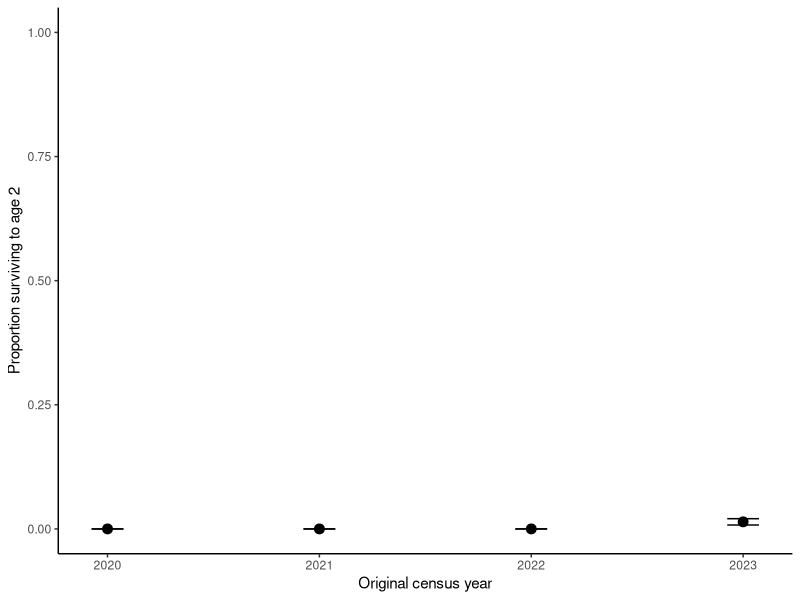
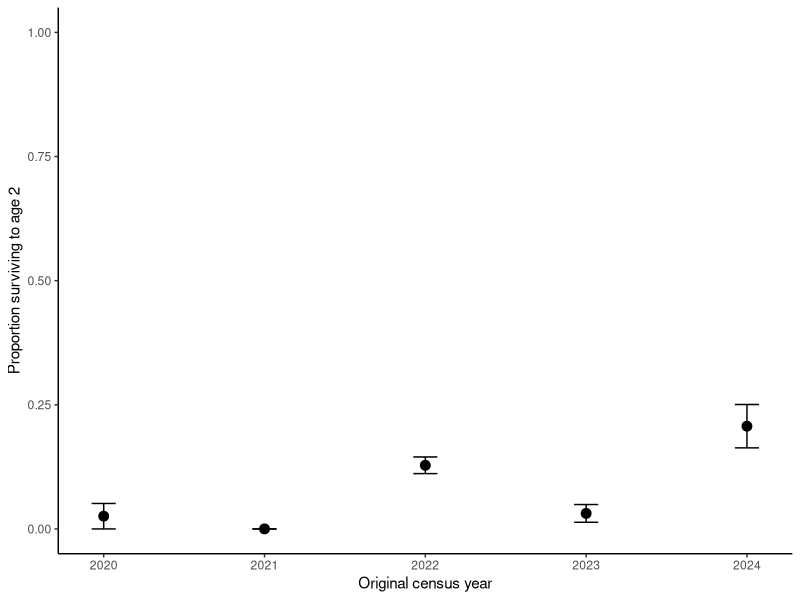
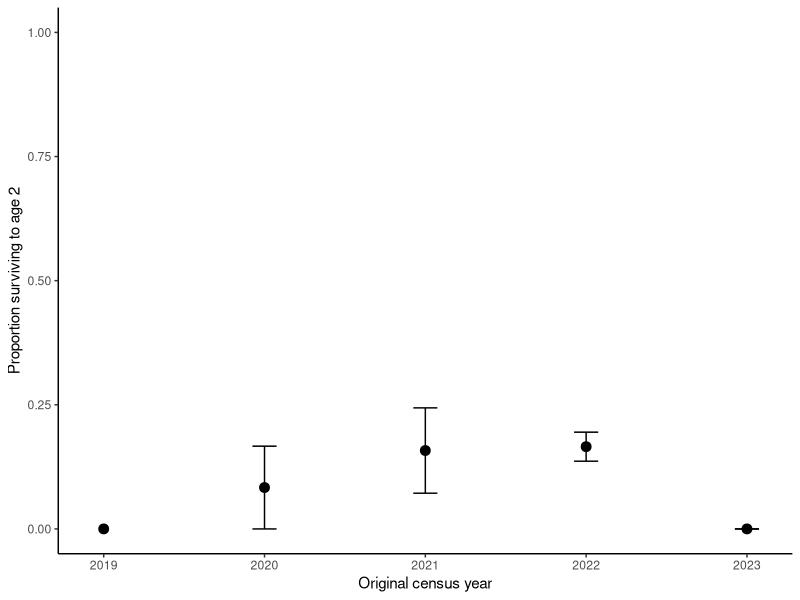
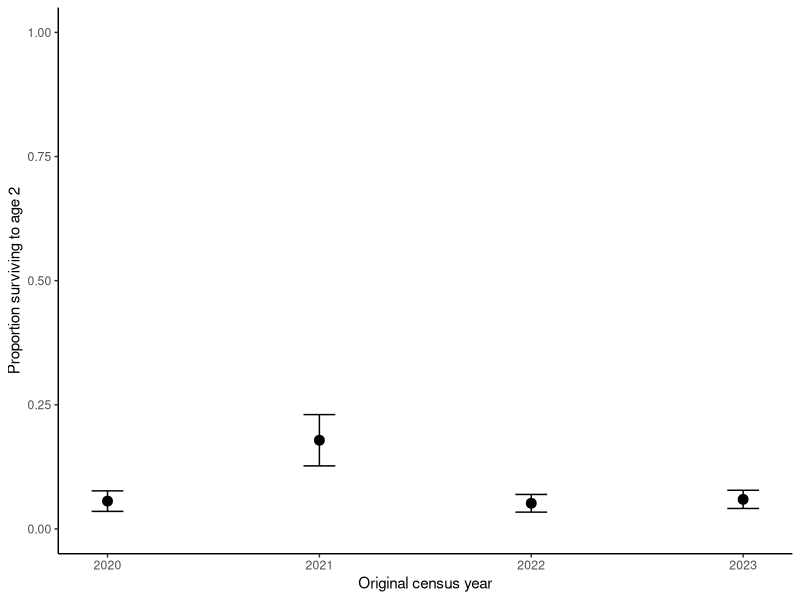
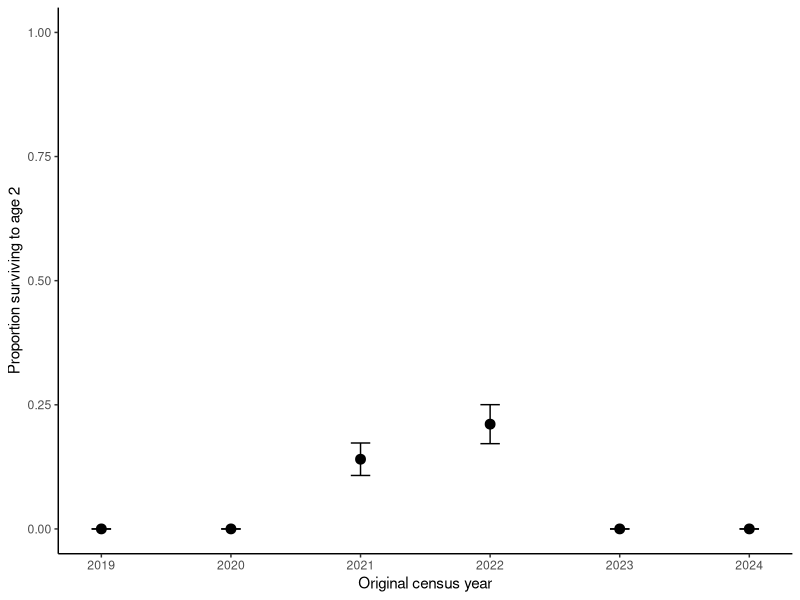
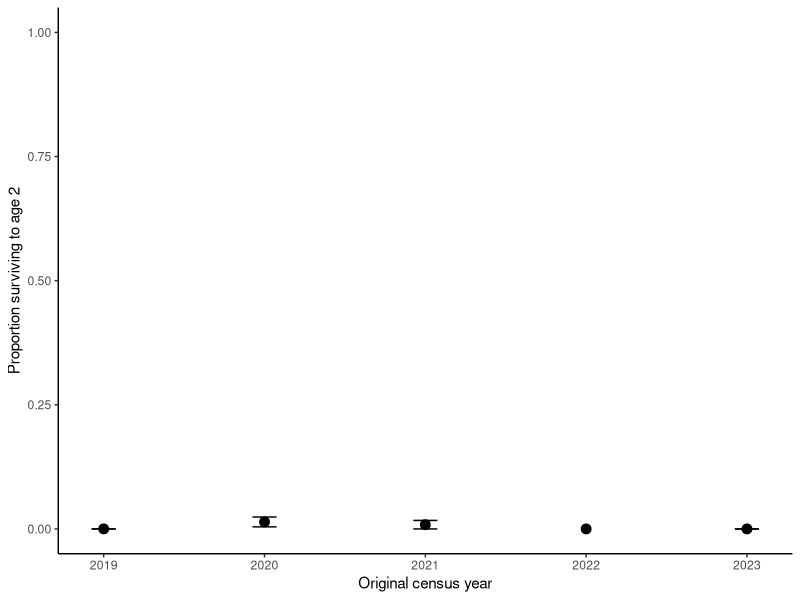

Here is the R script that generated these plots, in order:
## ---- chunk 1
knitr::opts_chunk$set(echo = TRUE)
## ---- chunk 2
library(dplyr)
library(tidyverse)
library(ggplot2)
library(lubridate)
## ---- chunk 3
WL1_all <- read_csv("../input/Cleaned/WL1_cleaned.csv") %>%
  select(-'...1') 

WL1_24 <- WL1_all %>%
  filter(Census_year == 2024) %>%
  mutate(plant_id = paste(Site, Band_color, Band_num, sep = "_"),
         alive = as.integer(!is.na(Phenology) & Phenology != "X"))
  

WL1_23 <- WL1_all %>%
  filter(Census_year == 2023) %>%
  mutate(plant_id = paste(Site, Band_color, Band_num, sep = "_"),
         alive = as.integer(!is.na(Phenology) & Phenology != "X"))
## ---- chunk 4
WL1_23_24_survival <- WL1_23 %>%
  left_join(WL1_24 %>% select(plant_id, alive_2024 = alive, Phenology_2024 = Phenology), by = "plant_id") %>%
  mutate(alive_2024 = if_else(is.na(alive_2024), FALSE, alive_2024),
         survived_23_24 = alive & alive_2024)
## ---- chunk 5
WL1_survival <- WL1_all %>%
 filter(!is.na(Band_color), !is.na(Band_num)) %>% #only include individuals with a band num and color
  mutate(plant_id = paste(Site, Transect_plot, Quad, Band_color, Band_num, sep = "_"), #create a unique ID for each individual
         alive = as.integer(!is.na(Phenology) & Phenology != "X")) %>% #add a column for binary alive = 1 or dead = 0
  arrange(plant_id, Census_year) %>% #arrange individuals by census year
  group_by(plant_id) %>%
  mutate(age = row_number(), #add an age - so the first row with the unique plant id will be 1 and ever followign row would increase age by 1
         next_year = Census_year + 1, #add next year column
         alive_next_year = lead(alive), #check alive column from the following year
         survived_to_next = as.integer(next_year == Census_year + 1 & alive == 1 & alive_next_year == 1)) %>% #1 if alive = 1 in census year and alive in census year + 1
  ungroup()

#This seems to work
#alive_next_year seems to be NA if the plant was not relocated in the following year or if the plant died in the current census year
## ---- chunk 6
WL2_16_23 <- read_csv("../input/Cleaned/WL2_cleaned_16_23.csv")
WL2_24 <- read_csv("../input/Cleaned/WL2_cleaned_24.csv")
WL2_all <- bind_rows(WL2_16_23, WL2_24  %>% mutate(Quad = as.character(Quad), Num_flowers = as.character(Num_flowers)))
## ---- chunk 7
WL2_survival <- WL2_all %>%
 filter(!is.na(Band_color), !is.na(Band_num)) %>%
  mutate(plant_id = paste(Site, Transect_plot, Quad, Band_color, Band_num, sep = "_"),
         alive = as.integer(!is.na(Phenology) & Phenology != "X")) %>%
  arrange(plant_id, Census_year) %>%
  group_by(plant_id) %>%
  mutate(age = row_number(),
         next_year = Census_year + 1,
         alive_next_year = lead(alive),
         survived_to_next = as.integer(next_year == Census_year + 1 & alive == 1 & alive_next_year == 1)) %>%
  ungroup()

#Noticed some individuals have a 0 for survived to next year = 0 for 2025, unsure why these are getting assigned a 0 and not NA
## ---- chunk 8
WL3_all <- read_csv("..//input/Cleaned/WL3_cleaned_all.csv")

WL3_survival <- WL3_all %>%
 filter(!is.na(Band_color), !is.na(Band_num)) %>%
  mutate(plant_id = paste(Site, Transect_plot, Quad, Band_color, Band_num, sep = "_"),
         alive = as.integer(!is.na(Phenology) & Phenology != "X")) %>%
  arrange(plant_id, Census_year) %>%
  group_by(plant_id) %>%
mutate(age = row_number(),
       next_year = Census_year + 1,
       alive_next_year = lead(alive),
         survived_to_next = as.integer(next_year == Census_year + 1 & alive == 1 & alive_next_year == 1)) %>%
  ungroup()
## ---- chunk 9
BH_all <- read_csv("../input/Cleaned/BH_cleaned_all.csv")

BH_survival <- BH_all %>%
 filter(!is.na(Band_color), !is.na(Band_num)) %>%
  mutate(plant_id = paste(Site, Transect_plot, Quad, Band_color, Band_num, sep = "_"),
         alive = as.integer(!is.na(Phenology) & Phenology != "X")) %>%
  arrange(plant_id, Census_year) %>%
  group_by(plant_id) %>%
mutate(age = row_number(),
       next_year = Census_year + 1,
       alive_next_year = lead(alive),
         survived_to_next = as.integer(next_year == Census_year + 1 & alive == 1 & alive_next_year == 1)) %>%
  ungroup()
## ---- chunk 10
CP2_all <- read_csv("../input/Cleaned/CP2_cleaned_all.csv")

CP2_survival <- CP2_all %>%
 filter(!is.na(Band_color), !is.na(Band_num)) %>%
  mutate(plant_id = paste(Site,Transect_plot, Quad,  Band_color, Band_num, sep = "_"),
         alive = as.integer(!is.na(Phenology) & Phenology != "X")) %>%
  arrange(plant_id, Census_year) %>%
  group_by(plant_id) %>%
mutate(age = row_number(),
       next_year = Census_year + 1,
       alive_next_year = lead(alive),
         survived_to_next = as.integer(next_year == Census_year + 1 & alive == 1 & alive_next_year == 1)) %>%
  ungroup()
## ---- chunk 11
TM2_all <- read_csv("../input/Cleaned/TM2_cleaned_all.csv")

TM2_survival <- TM2_all %>%
 filter(!is.na(Band_color), !is.na(Band_num)) %>%
  mutate(plant_id = paste(Site,Transect_plot, Quad, Band_color, Band_num, sep = "_"),
         alive = as.integer(!is.na(Phenology) & Phenology != "X")) %>%
  arrange(plant_id, Census_year) %>%
  group_by(plant_id) %>%
mutate(age = row_number(),
       next_year = Census_year + 1,
       alive_next_year = lead(alive),
         survived_to_next = as.integer(next_year == Census_year + 1 & alive == 1 & alive_next_year == 1)) %>%
  ungroup()
## ---- chunk 12
sem <- function(x, na.rm=FALSE) {           #for calculating standard error
  sd(x,na.rm=na.rm)/sqrt(length(na.omit(x)))
} 

WL1_survival <- WL1_survival %>%
  group_by(plant_id) %>%
  mutate(original_census_year = min(Census_year)) %>% #create a column so we know when the plant was first censused
  ungroup()

#The fates of 1st year plants observed in 2024 haven't been uploaded yet so we exclude them for now
max_year_WL1 <- max(WL1_survival$Census_year)

#remove plants that first appeared in 2024 and were not observed beyond age 1
survival_by_year_WL1 <- WL1_survival %>%
  group_by(plant_id, original_census_year) %>%
  summarise(max_age = max(age),
            survived_to_age2 = as.integer(any(age == 2 & alive == 1)),
            .groups = "drop") %>%
  filter(!(original_census_year == max_year_WL1 & max_age == 1))
  
#summarize by year
WL1_survival_by_year <- survival_by_year_WL1 %>%
  group_by(original_census_year) %>%
  summarize(survival = mean(survived_to_age2),
            survival_se = sem(survived_to_age2),
            n=n(),
            .groups = "drop")

#plot survival differences across years at WL1
ggplot(WL1_survival_by_year, aes(x=original_census_year, survival)) +
  geom_point(size = 3) +
  geom_errorbar(aes(ymin=survival - survival_se,
                    ymax = survival + survival_se),
                width = 0.15) +
  scale_y_continuous(limits = c(0, 1)) +
  labs(
    x = "Original census year",
    y = "Proportion surviving to age 2"
  ) +
  theme_classic()
## ---- chunk 13
WL2_survival <- WL2_survival %>%
  group_by(plant_id) %>%
  mutate(original_census_year = min(Census_year)) %>% #create a column so we know when the plant was first censused
  ungroup()

#The fates of 1st year plants observed in 2024 haven't been uploaded yet so we exclude them for now
max_year_WL2 <- max(WL2_survival$Census_year)

#remove plants that first appeared in 2024 and were not observed beyond age 1
survival_by_year_WL2 <- WL2_survival %>%
  group_by(plant_id, original_census_year) %>%
  summarise(max_age = max(age),
            survived_to_age2 = as.integer(any(age == 2 & alive == 1)),
            .groups = "drop") %>%
  filter(!(original_census_year == max_year_WL2 & max_age == 1))
  
#summarize by year
WL2_survival_by_year <- survival_by_year_WL2 %>%
  group_by(original_census_year) %>%
  summarize(survival = mean(survived_to_age2),
            survival_se = sem(survived_to_age2),
            n=n(),
            .groups = "drop")

#plot survival differences across years at WL2
ggplot(WL2_survival_by_year, aes(x=original_census_year, survival)) +
  geom_point(size = 3) +
  geom_errorbar(aes(ymin=survival - survival_se,
                    ymax = survival + survival_se),
                width = 0.15) +
  scale_y_continuous(limits = c(0, 1)) +
  labs(
    x = "Original census year",
    y = "Proportion surviving to age 2"
  ) +
  theme_classic()
## ---- chunk 14
WL3_survival <- WL3_survival %>%
  group_by(plant_id) %>%
  mutate(original_census_year = min(Census_year)) %>% #create a column so we know when the plant was first censused
  ungroup()

#The fates of 1st year plants observed in 2024 haven't been uploaded yet so we exclude them for now
max_year_WL3 <- max(WL3_survival$Census_year)

#remove plants that first appeared in 2024 and were not observed beyond age 1
survival_by_year_WL3 <- WL3_survival %>%
  group_by(plant_id, original_census_year) %>%
  summarise(max_age = max(age),
            survived_to_age2 = as.integer(any(age == 2 & alive == 1)),
            .groups = "drop") %>%
  filter(!(original_census_year == max_year_WL3 & max_age == 1))
  
#summarize by year
WL3_survival_by_year <- survival_by_year_WL3 %>%
  group_by(original_census_year) %>%
  summarize(survival = mean(survived_to_age2),
            survival_se = sem(survived_to_age2),
            n=n(),
            .groups = "drop")

#plot survival differences across years at WL3
ggplot(WL3_survival_by_year, aes(x=original_census_year, survival)) +
  geom_point(size = 3) +
  geom_errorbar(aes(ymin=survival - survival_se,
                    ymax = survival + survival_se),
                width = 0.15) +
  scale_y_continuous(limits = c(0, 1)) +
  labs(
    x = "Original census year",
    y = "Proportion surviving to age 2"
  ) +
  theme_classic()
## ---- chunk 15
BH_survival <- BH_survival %>%
  group_by(plant_id) %>%
  mutate(original_census_year = min(Census_year)) %>% #create a column so we know when the plant was first censused
  ungroup()

#The fates of 1st year plants observed in 2024 haven't been uploaded yet so we exclude them for now
max_year_BH <- max(BH_survival$Census_year)

#remove plants that first appeared in 2024 and were not observed beyond age 1
survival_by_year_BH <- BH_survival %>%
  group_by(plant_id, original_census_year) %>%
  summarise(max_age = max(age),
            survived_to_age2 = as.integer(any(age == 2 & alive == 1)),
            .groups = "drop") %>%
  filter(!(original_census_year == max_year_BH & max_age == 1))
  
#summarize by year
BH_survival_by_year <- survival_by_year_BH %>%
  group_by(original_census_year) %>%
  summarize(survival = mean(survived_to_age2),
            survival_se = sem(survived_to_age2),
            n=n(),
            .groups = "drop")

#plot survival differences across years at WL1
ggplot(BH_survival_by_year, aes(x=original_census_year, survival)) +
  geom_point(size = 3) +
  geom_errorbar(aes(ymin=survival - survival_se,
                    ymax = survival + survival_se),
                width = 0.15) +
  scale_y_continuous(limits = c(0, 1)) +
  labs(
    x = "Original census year",
    y = "Proportion surviving to age 2"
  ) +
  theme_classic()
## ---- chunk 16
CP2_survival <- CP2_survival %>%
  group_by(plant_id) %>%
  mutate(original_census_year = min(Census_year)) %>% #create a column so we know when the plant was first censused
  ungroup()

#The fates of 1st year plants observed in 2024 haven't been uploaded yet so we exclude them for now
max_year_CP2 <- max(WL2_survival$Census_year)

#remove plants that first appeared in 2024 and were not observed beyond age 1
survival_by_year_CP2 <- CP2_survival %>%
  group_by(plant_id, original_census_year) %>%
  summarise(max_age = max(age),
            survived_to_age2 = as.integer(any(age == 2 & alive == 1)),
            .groups = "drop") %>%
  filter(!(original_census_year == max_year_CP2 & max_age == 1))
  
#summarize by year
CP2_survival_by_year <- survival_by_year_CP2 %>%
  group_by(original_census_year) %>%
  summarize(survival = mean(survived_to_age2),
            survival_se = sem(survived_to_age2),
            n=n(),
            .groups = "drop")

#plot survival differences across years at WL1
ggplot(CP2_survival_by_year, aes(x=original_census_year, survival)) +
  geom_point(size = 3) +
  geom_errorbar(aes(ymin=survival - survival_se,
                    ymax = survival + survival_se),
                width = 0.15) +
  scale_y_continuous(limits = c(0, 1)) +
  labs(
    x = "Original census year",
    y = "Proportion surviving to age 2"
  ) +
  theme_classic()
## ---- chunk 17
TM2_survival <- TM2_survival %>%
  group_by(plant_id) %>%
  mutate(original_census_year = min(Census_year)) %>% #create a column so we know when the plant was first censused
  ungroup()

#The fates of 1st year plants observed in 2024 haven't been uploaded yet so we exclude them for now
max_year_TM2 <- max(TM2_survival$Census_year)

#remove plants that first appeared in 2024 and were not observed beyond age 1
survival_by_year_TM2 <- TM2_survival %>%
  group_by(plant_id, original_census_year) %>%
  summarise(max_age = max(age),
            survived_to_age2 = as.integer(any(age == 2 & alive == 1)),
            .groups = "drop") %>%
  filter(!(original_census_year == max_year_TM2 & max_age == 1))
  
#summarize by year
TM2_survival_by_year <- survival_by_year_TM2 %>%
  group_by(original_census_year) %>%
  summarize(survival = mean(survived_to_age2),
            survival_se = sem(survived_to_age2),
            n=n(),
            .groups = "drop")

#plot survival differences across years at WL1
ggplot(TM2_survival_by_year, aes(x=original_census_year, survival)) +
  geom_point(size = 3) +
  geom_errorbar(aes(ymin=survival - survival_se,
                    ymax = survival + survival_se),
                width = 0.15) +
  scale_y_continuous(limits = c(0, 1)) +
  labs(
    x = "Original census year",
    y = "Proportion surviving to age 2"
  ) +
  theme_classic()
